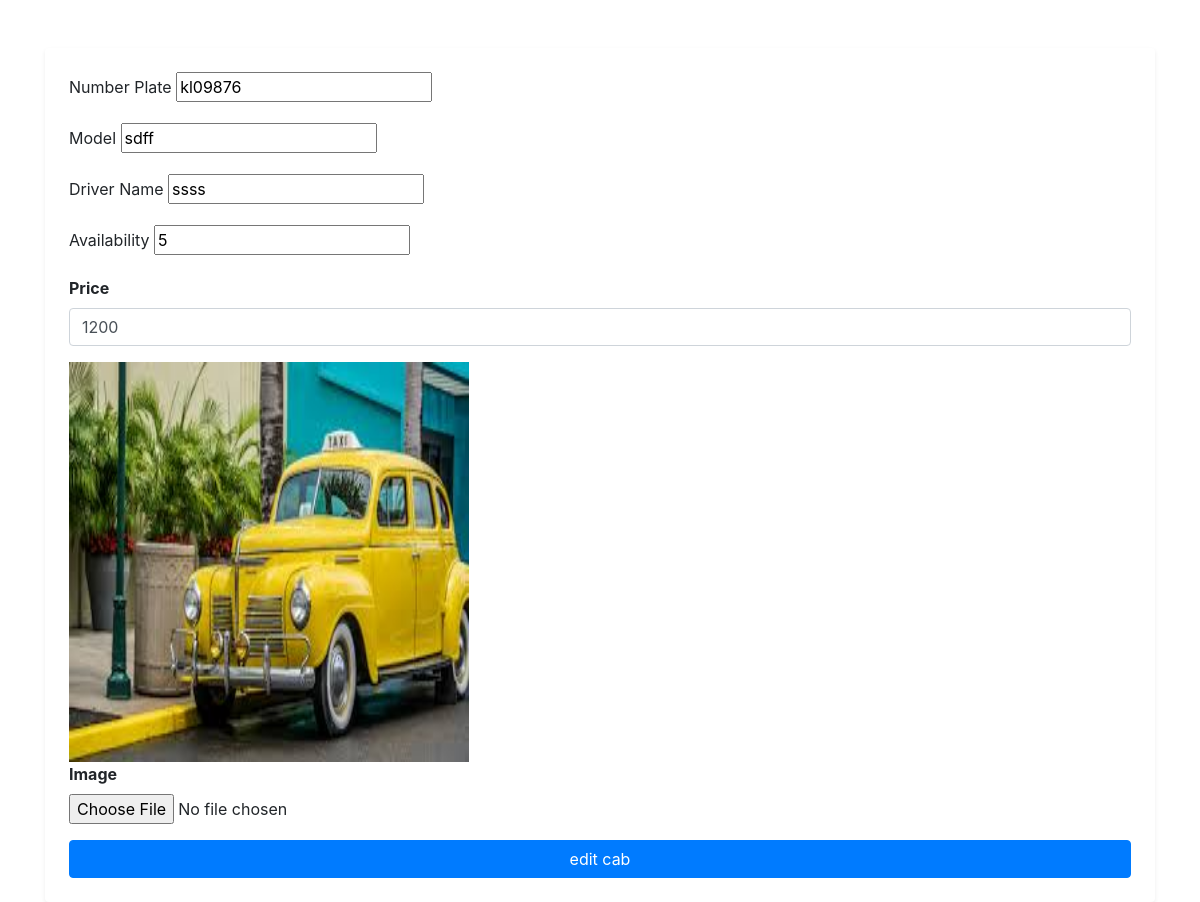
/edit_cab/1, run on the app's committed database.
### app/models.py (models this page shows, shortened)
class Cab(models.Model):
    pid=models.TextField()
    vehicle_type = models.CharField(max_length=100)
    number_plate = models.CharField(max_length=15, unique=True)
    model = models.CharField(max_length=50)
    driver_name = models.CharField(max_length=100)
    available = models.IntegerField()
    price=models.IntegerField()
    img = models.FileField()

### app/views.py (the view)
# urls.py: path('edit_cab/<pid>',views.edit_cabs),
def edit_cabs(req,pid):
    if req.method=='POST':
            number_plate=req.POST['number_plate']
            model=req.POST['model']
            driver_name=req.POST['driver_name']
            available=req.POST['available']
            price=req.POST['price']
            file=req.FILES.get('img')
            if file:
                Cab.objects.filter(pk=pid).update(number_plate=number_plate,model=model,driver_name=driver_name,available=available,price=price)
                data=Cab.objects.get(pk=pid)
                data.img=file
                data.save()
            else:
                Cab.objects.filter(pk=pid).update(number_plate=number_plate,model=model,driver_name=driver_name,available=available,price=price)
                return redirect(shop_home)
    else:
        data=Cab.objects.get(pk=pid)
        return render(req,'admin/edit_cab.html',{'data':data})

### templates/admin/edit_cab.html (shortened to what this page needs)
<!DOCTYPE html>
 <html lang="en">
 <head>
     <link href="https://stackpath.bootstrapcdn.com/bootstrap/4.5.2/css/bootstrap.min.css" rel="stylesheet">
 </head>
 <body>
     <div class="container mt-5">
         <form action="" method="post" class="p-4 shadow-sm bg-white rounded" enctype="multipart/form-data">
            <div class="form-group">
                <label for="number_plate">Number Plate</label>
                <input type="text" id="number_plate" value="{{data.number_plate}}" name="number_plate" required>
            </div>
            <div class="form-group">
                <label for="model">Model</label>
                <input type="text" id="model" value="{{data.model }}" name="model" required>
            </div>
            <div class="form-group">
                <label for="driver_name">Driver Name</label>
                <input type="text" id="driver_name"  value="{{data.driver_name}}" name="driver_name" required>
            </div>
            <div class="form-group">
                <label for="available">Availability</label>
                <input type="number" id="available" value="{{data.available}}" name="available" required>
            </div>
            <div class="form-group">
                <label for="price"><b>Price</b></label>
                <input type="number" class="form-control" name="price" id="price" placeholder="Enter price" value="{{data.price}}">
            </div>
             <img src="{{data.img.url}}" alt="" style="width: 400px; height: 400px;">
             <div class="form-group">
                <label for="img"><b>Image</b></label>
                <input type="file" class="form-control-file" name="img" id="img">
            </div>
             <button type="submit" class="btn btn-primary btn-block">edit cab</button>
         </form>
     </div>
 </body>
 </html>

### data on the page
Cab: number_plate "kl09876", model "sdff", driver_name "ssss", available "5", price "1200", img (picture)
